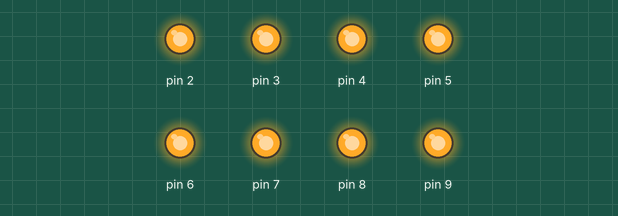
A sketch run on a simulated Arduino Uno, built with avr-gcc and run on an emulated ATmega328P. Parts: output pins drawn as LEDs (lit = HIGH).

Above: at 0.1 s.
Timing chart, 0 to 1.6 s (numbered marks = the images above):
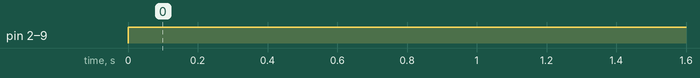

The sketch:

Transmitter.ino
```cpp
#define BEGIN 2
bool n[8]= {1,1,1,1,1,1,1,1};
void setup() {
  for(int i=BEGIN; i<=BEGIN+7; i++)
    pinMode(i,OUTPUT);
}

void loop() {
  for(int i=0; i<8; i++)
    digitalWrite(i+BEGIN, n[i]);
}
```

Measured:
- by itself, pin 2–9: LOW → HIGH at 0.00 s
